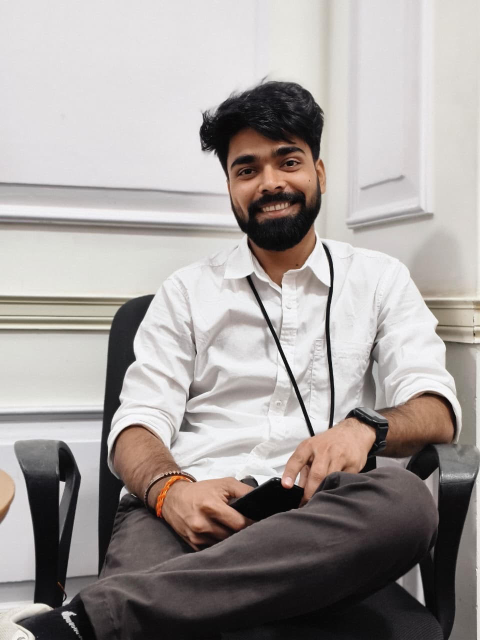
#> input picture Object_Detection/hemant_photo.jpg, 960 x 1280 px, found by its file name (shown at 1/2 size)
$ python 'HOG&SVM.py'
#> lines starting #> are read from the running program, lines starting #| are printed output that depends on the picture
from skimage.io import imread, imshow
from skimage.transform import resize
from skimage.feature import hog
from skimage import exposure
import matplotlib.pyplot as plt
import numpy as np
import cv2 as cv

#loading image
img=imread("/home/labuser/Downloads/CV_OPENCV/Object_Detection/hemant_photo.jpg")
#> img is the input picture: shape (1280, 960, 3); mean R, G, B 164.3, 158.3, 156
print(img.shape)
#| (1280, 960, 3)
plt.imshow(img)
plt.show()

test_image=cv.cvtColor(img,cv.COLOR_BGR2GRAY)
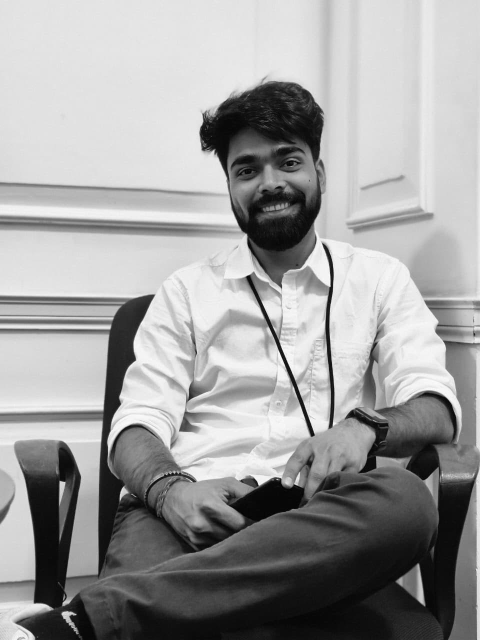
#> test_image: shape (1280, 960) (shown at 1/2 size); min 0, max 255, mean 158.5
#resize
img_resized=resize(img,(128,64))
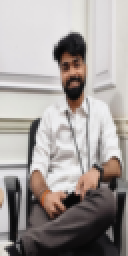
#> img_resized: shape (128, 64, 3) float64 (shown 2 times larger); mean R, G, B 0.644, 0.621, 0.612
print(img_resized.shape)
#| (128, 64, 3)
plt.imshow(img_resized)
plt.show()

#HOG feature creation
fd,hog_img= hog(img_resized,orientations=9,pixels_per_cell=(8,8),cells_per_block=(2,2),visualize=True,channel_axis=-1)
#> fd = 3780 values, max 0.702 at index 1264, min 0 at index 16, mean 0.118
print(fd)
#> (printed output is left out)
print(len(fd))
#| 3780
plt.imshow(hog_img,cmap="gray")
plt.show()
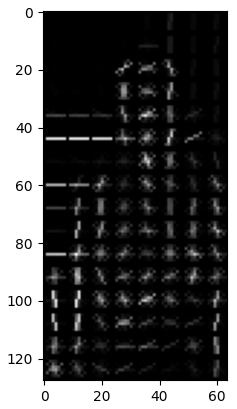
#> figure drawn by matplotlib, 1 panel
# print(hog_img)

#get the inbuilt face data from skelarn
from sklearn.datasets import fetch_lfw_people
#> (the run stopped early here; a loop or call above may not have finished)
